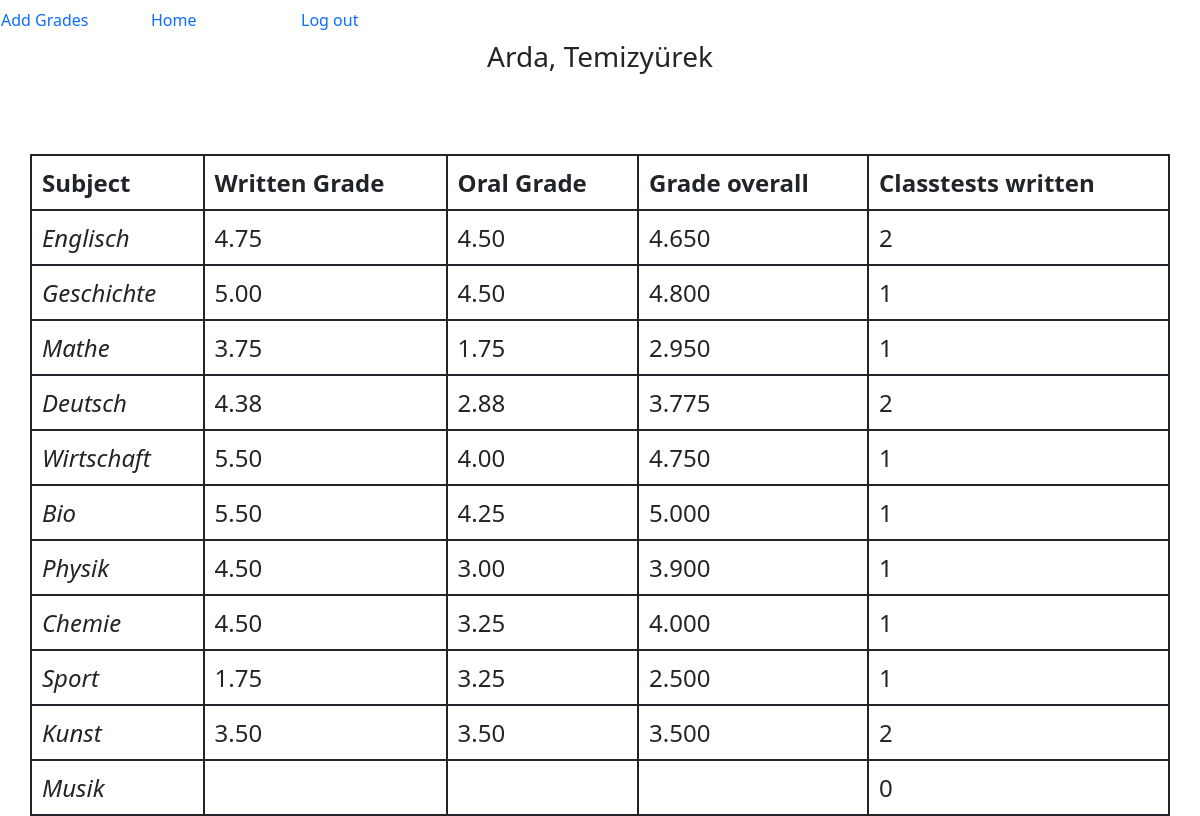
/ (signed in), run on the app's committed database.
### tables this page shows
CREATE TABLE users (
    id INTEGER NOT NULL UNIQUE,
    real_name TEXT NOT NULL,
    user_name TEXT NOT NULL UNIQUE,
    password TEXT NOT NULL,
    PRIMARY KEY (id)
);

CREATE TABLE grades (
    subject_id INTEGER NOT NULL,
    user_id INTEGER NOT NULL,
    subject TEXT NOT NULL,
    grade FLOAT DEFAULT "",
    written FLOAT DEFAULT "",
    oral FLOAT DEFAULT "",
    input_count NUMBER DEFAULT 0,
    PRIMARY KEY (subject_id)
);

### app.py (the view)
@app.route("/")
@login_required
def index():
    grade_dict = db.execute(
        "SELECT * FROM grades WHERE user_id = ?", session["user_id"]
    )
    user = db.execute("SELECT * FROM users WHERE id = ?", session["user_id"])[0]
    for subject in grade_dict:
        try:
            subject["oral"] = "%.2f" % float(subject["oral"])
            subject["written"] = "%.2f" % float(subject["written"])
            subject["grade"] = "%.3f" % float(subject["grade"])
        except ValueError:
            None
    return render_template("index.html", grade_dict=grade_dict, name=user["real_name"])

### app.py (called while the page is built)
def login_required(f):  # this is copied from cs50/flask 9/pset/finance/helpers.py
    @wraps(f)
    def decorated_function(*args, **kwargs):
        if session.get("user_id") is None:
            return redirect("/login")
        return f(*args, **kwargs)
    return decorated_function

### templates/index.html (shortened to what this page needs)
{% extends "layout.html" %}
{% block body %}
    <h3 style="text-align: center">{{ name }}</h3>
    <br><br><br>
    <table class="grade_table" style="width: 95%; margin: auto">
        <thead>
            <tr>
                <th class="grade_th">Subject</th>
                <th class="grade_th">Written Grade</th>
                <th class="grade_th">Oral Grade</th>
                <th class="grade_th">Grade overall</th>
                <th class="grade_th">Classtests written</th>
            </tr>
        </thead>
        <tbody>
            {% for row in grade_dict %}
                <tr>
                    <td class="grade_td"><em>{{ row.subject | title}}</em></td>
                    <td class="grade_td">{{ row.written }}</td>
                    <td class="grade_td">{{ row.oral }}</td>
                    <td class="grade_td">{{ row.grade }}</td>
                    <td class="grade_td">{{ row.input_count }}</td>
                </tr>
            {% endfor %}
        </tbody>
    </table>
{% endblock %}

### static/styles.css (style rules this page uses)
.grade_table, .grade_td, .grade_th { border: 2px solid; font-size: 24; margin-left: 10px auto; padding: 10; spacing: 50; align: 15 left; }

### data on the page
users: real_name "Arda, Temizyürek"
grades: subject "Englisch", written "4.75", oral "4.50", grade "4.650", input_count "2"
grades: subject "Geschichte", written "5.00", oral "4.50", grade "4.800", input_count "1"
grades: subject "Mathe", written "3.75", oral "1.75", grade "2.950", input_count "1"
grades: subject "Deutsch", written "4.38", oral "2.88", grade "3.775", input_count "2"
grades: subject "Wirtschaft", written "5.50", oral "4.00", grade "4.750", input_count "1"
grades: subject "Bio", written "5.50", oral "4.25", grade "5.000", input_count "1"
grades: subject "Physik", written "4.50", oral "3.00", grade "3.900", input_count "1"
grades: subject "Chemie", written "4.50", oral "3.25", grade "4.000", input_count "1"
grades: subject "Sport", written "1.75", oral "3.25", grade "2.500", input_count "1"
grades: subject "Kunst", written "3.50", oral "3.50", grade "3.500", input_count "2"
grades: subject "Musik", input_count "0"
